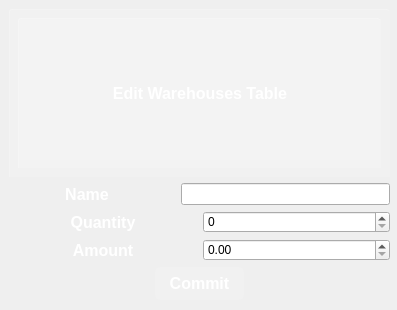
<?xml version="1.0" encoding="UTF-8"?>
<ui version="4.0">
 <class>WarehousesEditDialog</class>
 <widget class="QDialog" name="WarehousesEditDialog">
  <property name="geometry">
   <rect>
    <x>0</x>
    <y>0</y>
    <width>397</width>
    <height>310</height>
   </rect>
  </property>
  <property name="windowTitle">
   <string>Dialog</string>
  </property>
  <property name="styleSheet">
   <string notr="true">
#WarehousesEditDialog {
position:absolute;
  top:0;
  right:0;
  bottom:0;
  left:0;


background: qradialgradient(cx:0.3, cy:0.86, radius:1, fx:0.3, fy:0.86, stop:0 rgba(255,255,255,0.03), stop:0.08 rgba(255,255,255,0.03), stop:0.08 transparent, stop:0.92 transparent), 
              qradialgradient(cx:0.55, cy:1, radius:1, fx:0.55, fy:1, stop:0 rgba(255,255,255,0.03), stop:0.08 rgba(255,255,255,0.03), stop:0.08 transparent, stop:0.92 transparent), 
              qradialgradient(cx:0.4, cy:0.75, radius:1, fx:0.4, fy:0.75, stop:0 rgba(255,255,255,0.03), stop:0.06 rgba(255,255,255,0.03), stop:0.06 transparent, stop:0.94 transparent), 
              qradialgradient(cx:0.07, cy:0.99, radius:1, fx:0.07, fy:0.99, stop:0 rgba(255,255,255,0.03), stop:0.06 rgba(255,255,255,0.03), stop:0.06 transparent, stop:0.94 transparent), 
              qradialgradient(cx:0.69, cy:0.76, radius:1, fx:0.69, fy:0.76, stop:0 rgba(255,255,255,0.03), stop:0.06 rgba(255,255,255,0.03), stop:0.06 transparent, stop:0.94 transparent), 
              qradialgradient(cx:0.02, cy:0.35, radius:1, fx:0.02, fy:0.35, stop:0 rgba(255,255,255,0.03), stop:0.06 rgba(255,255,255,0.03), stop:0.06 transparent, stop:0.94 transparent), 
              qradialgradient(cx:0.14, cy:0.48, radius:1, fx:0.14, fy:0.48, stop:0 rgba(255,255,255,0.03), stop:0.06 rgba(255,255,255,0.03), stop:0.06 transparent, stop:0.94 transparent), 
              qradialgradient(cx:0.28, cy:0.87, radius:1, fx:0.28, fy:0.87, stop:0 rgba(255,255,255,0.04), stop:0.04 rgba(255,255,255,0.04), stop:0.04 transparent, stop:0.96 transparent), 
              qradialgradient(cx:0.65, cy:0.14, radius:1, fx:0.65, fy:0.14, stop:0 rgba(255,255,255,0.04), stop:0.04 rgba(255,255,255,0.04), stop:0.04 transparent, stop:0.96 transparent), 
              qradialgradient(cx:0.51, cy:0.36, radius:1, fx:0.51, fy:0.36, stop:0 rgba(255,255,255,0.04), stop:0.04 rgba(255,255,255,0.04), stop:0.04 transparent, stop:0.96 transparent), 
              qradialgradient(cx:0.06, cy:0.93, radius:1, fx:0.06, fy:0.93, stop:0 rgba(255,255,255,0.04), stop:0.04 rgba(255,255,255,0.04), stop:0.04 transparent, stop:0.96 transparent), 
              qlineargradient(x1:0, y1:0, x2:1, y2:1, stop:0 rgb(23, 233, 173), stop:1 rgb(29, 24, 208));
}</string>
  </property>
  <widget class="QWidget" name="verticalLayoutWidget">
   <property name="geometry">
    <rect>
     <x>9</x>
     <y>9</y>
     <width>381</width>
     <height>291</height>
    </rect>
   </property>
   <layout class="QVBoxLayout" name="verticalLayout">
    <item>
     <widget class="QWidget" name="horizontalWidget_3" native="true">
      <property name="styleSheet">
       <string notr="true">margin-top: 0px;
  border-top-left-radius: 3px;
  border-top-right-radius: 3px;
    color:#fff;
    padding:15px;
    text-align:center;
background: rgba(255,255,255,0.15);
    border-top: 1px solid rgba(255,255,255,0.2);
    border-left: 1px solid rgba(255,255,255,0.2);
height: 30%;</string>
      </property>
      <layout class="QHBoxLayout" name="horizontalLayout_4">
       <item>
        <widget class="QLabel" name="label">
         <property name="font">
          <font>
           <pointsize>12</pointsize>
           <weight>75</weight>
           <bold>true</bold>
          </font>
         </property>
         <property name="styleSheet">
          <string notr="true">color: white;</string>
         </property>
         <property name="text">
          <string>Edit Warehouses Table</string>
         </property>
         <property name="alignment">
          <set>Qt::AlignCenter</set>
         </property>
        </widget>
       </item>
      </layout>
     </widget>
    </item>
    <item>
     <layout class="QHBoxLayout" name="horizontalLayout">
      <item>
       <spacer name="horizontalSpacer_4">
        <property name="orientation">
         <enum>Qt::Horizontal</enum>
        </property>
        <property name="sizeType">
         <enum>QSizePolicy::Fixed</enum>
        </property>
        <property name="sizeHint" stdset="0">
         <size>
          <width>56</width>
          <height>20</height>
         </size>
        </property>
       </spacer>
      </item>
      <item>
       <widget class="QLabel" name="label_2">
        <property name="font">
         <font>
          <pointsize>12</pointsize>
          <weight>75</weight>
          <bold>true</bold>
         </font>
        </property>
        <property name="styleSheet">
         <string notr="true">color: white;</string>
        </property>
        <property name="text">
         <string>Name</string>
        </property>
        <property name="alignment">
         <set>Qt::AlignCenter</set>
        </property>
       </widget>
      </item>
      <item>
       <spacer name="horizontalSpacer_3">
        <property name="orientation">
         <enum>Qt::Horizontal</enum>
        </property>
        <property name="sizeType">
         <enum>QSizePolicy::Fixed</enum>
        </property>
        <property name="sizeHint" stdset="0">
         <size>
          <width>66</width>
          <height>20</height>
         </size>
        </property>
       </spacer>
      </item>
      <item>
       <widget class="QLineEdit" name="name"/>
      </item>
     </layout>
    </item>
    <item>
     <layout class="QHBoxLayout" name="horizontalLayout_5">
      <item>
       <widget class="QLabel" name="label_3">
        <property name="font">
         <font>
          <pointsize>12</pointsize>
          <weight>75</weight>
          <bold>true</bold>
         </font>
        </property>
        <property name="styleSheet">
         <string notr="true">color: white;</string>
        </property>
        <property name="text">
         <string>Quantity</string>
        </property>
        <property name="alignment">
         <set>Qt::AlignCenter</set>
        </property>
       </widget>
      </item>
      <item>
       <widget class="QSpinBox" name="quantityValue">
        <property name="maximum">
         <number>999999</number>
        </property>
       </widget>
      </item>
     </layout>
    </item>
    <item>
     <layout class="QHBoxLayout" name="horizontalLayout_6">
      <item>
       <widget class="QLabel" name="label_4">
        <property name="font">
         <font>
          <pointsize>12</pointsize>
          <weight>75</weight>
          <bold>true</bold>
         </font>
        </property>
        <property name="styleSheet">
         <string notr="true">color: white;</string>
        </property>
        <property name="text">
         <string>Amount</string>
        </property>
        <property name="alignment">
         <set>Qt::AlignCenter</set>
        </property>
       </widget>
      </item>
      <item>
       <widget class="QDoubleSpinBox" name="amountValue">
        <property name="maximum">
         <double>99999.990000000005239</double>
        </property>
       </widget>
      </item>
     </layout>
    </item>
    <item>
     <layout class="QHBoxLayout" name="horizontalLayout_3">
      <item>
       <spacer name="horizontalSpacer">
        <property name="orientation">
         <enum>Qt::Horizontal</enum>
        </property>
        <property name="sizeHint" stdset="0">
         <size>
          <width>40</width>
          <height>20</height>
         </size>
        </property>
       </spacer>
      </item>
      <item>
       <widget class="QPushButton" name="commitButton">
        <property name="font">
         <font>
          <pointsize>12</pointsize>
          <weight>75</weight>
          <bold>true</bold>
         </font>
        </property>
        <property name="styleSheet">
         <string notr="true">background-color: rgba(255, 255, 255, 0.1);
border: none;
border-radius: 5px;
padding: 7px 14px;
color: white;</string>
        </property>
        <property name="text">
         <string>Commit</string>
        </property>
       </widget>
      </item>
      <item>
       <spacer name="horizontalSpacer_2">
        <property name="orientation">
         <enum>Qt::Horizontal</enum>
        </property>
        <property name="sizeHint" stdset="0">
         <size>
          <width>40</width>
          <height>20</height>
         </size>
        </property>
       </spacer>
      </item>
     </layout>
    </item>
   </layout>
  </widget>
 </widget>
 <resources/>
 <connections/>
</ui>
